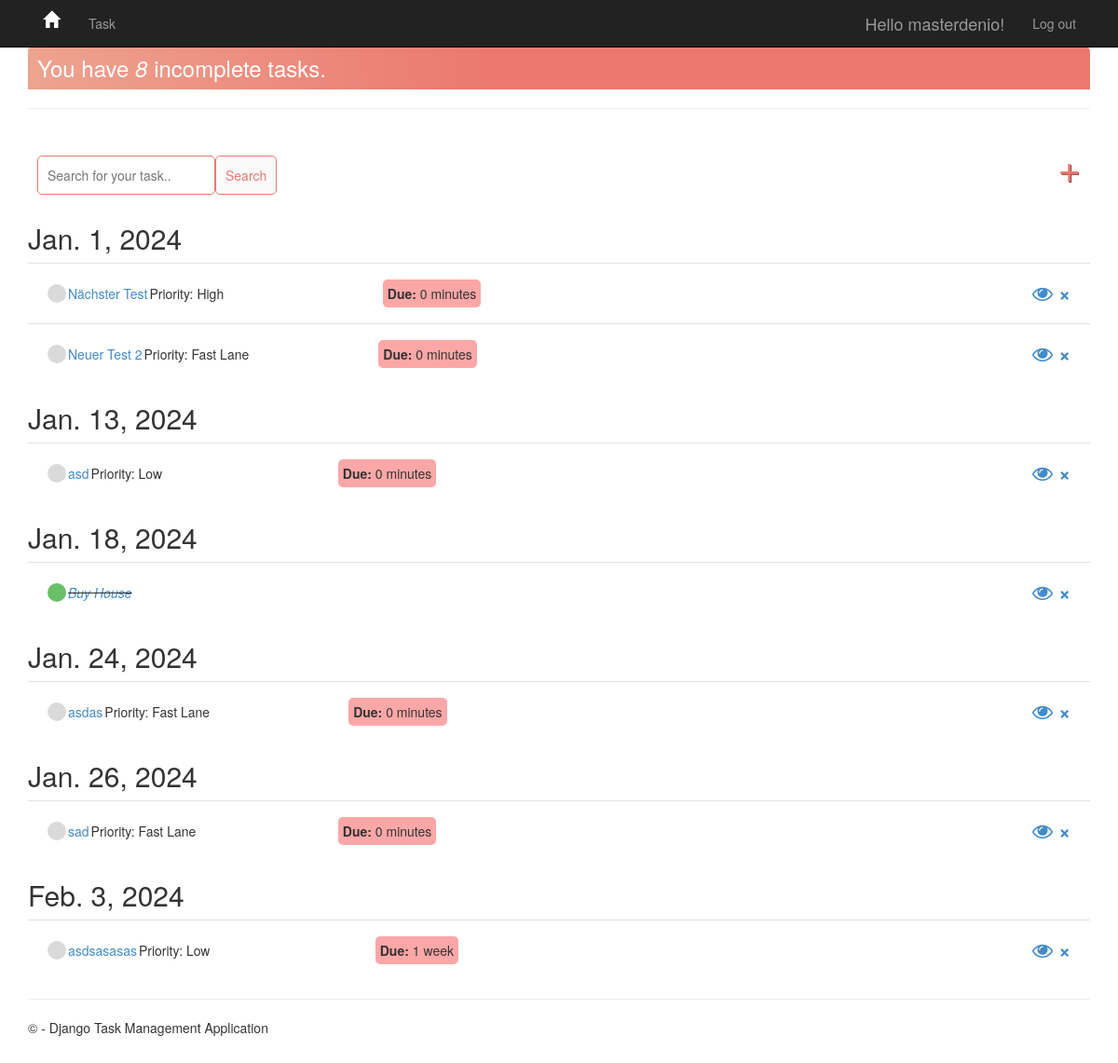
Screenshot of /task/ (signed in) with the database file from the repository.
### app/models.py (models this page shows)
class Task(models.Model):
    PRIORITY_CHOICES = [
        ('L', 'Low'),
        ('M', 'Medium'),
        ('H', 'High'),
        ('F', 'Fast Lane'),
    ]
    due_date = models.DateField(
        auto_now_add=False, auto_now=False, blank=True, null=True)
    user = models.ForeignKey(
        User, on_delete=models.CASCADE, null=True, blank=True)
    title = models.CharField(max_length=200)
    description = models.TextField(null=True, blank=True)
    complete = models.BooleanField(default=False)
    create = models.DateTimeField(auto_now_add=True)
    update = models.DateTimeField(auto_now=True)
    priority = models.CharField(
        max_length=1,
        choices=PRIORITY_CHOICES,
        default='L',
    )
    def __str__(self):
        return self.title
    class Meta:
        ordering = ['complete']

### app/views.py (the view)
# urls.py: path('task/', views.TaskList.as_view(), name='tasks'),
class TaskList(LoginRequiredMixin, ListView):
    model = Task
    context_object_name = 'tasks'
    def get_context_data(self, **kwargs):
        context = super().get_context_data(**kwargs)
        context['tasks'] = context['tasks'].filter(user=self.request.user)
        search_input = self.request.GET.get('search-area') or ''
        if search_input:
            context['tasks'] = context['tasks'].filter(
                title__startswith=search_input)
        context['search_input'] = search_input
        context['count'] = context['tasks'].filter(complete=False).count()
        dates = context['tasks'].dates('due_date', 'day')
        tasks_by_date = {date: context['tasks'].filter(
            due_date=date).order_by('-priority') for date in dates}
        context['tasks_by_date'] = tasks_by_date
        return context
    def get_queryset(self):
        return Task.objects.filter(user=self.request.user).order_by('-due_date', '-priority')

### app/templates/app/task_list.html (shortened to what this page needs)
{% extends 'app/layout.html' %}
{% block content %}
<div class="header-bar">
    <div>
        <h3 style="margin:0">You have <i>{{ count }}</i> incomplete task{{ count|pluralize:"s" }}.</h3>
    </div>
</div>
<hr>
<div id="search-add-wrapper">
    <form method="GET" style="margin-top: 20px; display: flex;">
        <input type="text" name='search-area' value="{{ search_input }}" placeholder="Search for your task.." />
        <input class="button" type="submit" value='Search' />
    </form>
    <a id="add-link" href="{% url 'task-create' %}">&#x2b;</a>
</div>
<div class="task-items-wrapper">
    {% for date, tasks in tasks_by_date.items %}
    <h2>{{ date }}</h2>
    {% for task in tasks %}
    <div class="task-wrapper">
        {% if task.complete %}
        <table>
            <tr>
                <td style="text-align: left;">
                    <div class="task-complete-icon"></div>
                </td>
                <td style="text-align: left; max-width: 20em; white-space: nowrap; overflow: hidden; text-overflow: ellipsis;">
                    <i><s><a href="{% url 'task-update' task.id %}">{{ task }}</a></s></i>
                </td>
                <td style="width: 300px;"></td>
                <td style="width: 300px;"></td>
                <td style="width: 600px; text-align: right;">
                    <div class="delete-link">
                        <a class="fa fa-eye" href="{% url 'task' task.id %}" style="text-decoration: none"></a>
                        <a href="{% url 'task-delete' task.id %}" style="text-decoration: none">&#215;</a>
                    </div>
                </td>
            </tr>
        </table>
        {% else %}
        <table>
            <tr>
                <td style="text-align: left;">
                    <div class="task-incomplete-icon"></div>
                </td>
                <td style="text-align: left; max-width: 20em; white-space: nowrap; overflow: hidden; text-overflow: ellipsis;">
                    <a href="{% url 'task-update' task.id %}">{{ task }}</a>
                </td>
                <td style="width: 300px; text-align: left; word-wrap: break-word;">
                    <span class="task-priority">Priority: {{ task.get_priority_display }}</span>
                </td>
                <td style="width: 300px; text-align: left; word-wrap: break-word;">
                    <span class="timer"><b>Due: </b>{{ task.due_date|timeuntil }}</span>
                </td>
                <td style="width: 600px; text-align: right;">
                    <div class="delete-link">
                        <a class="fa fa-eye" href="{% url 'task' task.id %}" style="text-decoration: none"></a>
                        <a href="{% url 'task-delete' task.id %}" style="text-decoration: none">&#215;</a>
                    </div>
                </td>
            </tr>
        </table>
        {% endif %}
    </div>
    {% endfor %}
    {% empty %}
    <h2>No items in list</h2>
    {% endfor %}
</div>
{% endblock content %}

### app/templates/app/loginpartial.html (shortened to what this page needs)
{% if user.is_authenticated %}
<form id="logoutForm" action="/logout/" method="post" class="navbar-right">
    <ul class="nav navbar-nav navbar-right">
        <li><span class="navbar-brand">Hello {{ user.username }}!</span></li>
        <li><a href="javascript:document.getElementById('logoutForm').submit()">Log out</a></li>
    </ul>
</form>
{% else %}
<ul class="nav navbar-nav navbar-right">
    <li><a href="{% url 'login' %}">Log in</a></li>
    <li><a href="{% url 'signup' %}">Sign up</a></li>
</ul>
{% endif %}

### app/static/app/content/site.css (style rules this page uses)
body { padding-top: 50px; padding-bottom: 20px; }
input, select, textarea { max-width: 280px; }
.task-priority { text-align: right; }

### app/static/app/content/customcss.css (style rules this page uses)
.header-bar { display: flex; justify-content: space-between; color: #fff; padding: 10px; border-radius: 5px 5px 0 0; background: linear-gradient(90deg,#EEA390 0%, #EB796F 43%, #EB796F 100%); }
.task-wrapper { display: flex; align-items: center; justify-content: flex-start; padding: 20px; background-color: #fff; border-top: 1px solid rgb(226, 226, 226); flex-direction: row; flex-wrap: nowrap; }
.task-complete-icon { height: 20px; width: 20px; background-color: rgb(105, 192, 105); border-radius: 50%; }
.task-incomplete-icon { height: 20px; width: 20px; background-color: rgb(218, 218, 218); border-radius: 50%; }
.delete-link { text-decoration: none; font-weight: 900; color: #CF4949; font-size: 22px; line-height: 0; }
#search-add-wrapper { display: flex; justify-content: space-between; align-items: center; padding: 10px; }
#add-link { color: #EB796F; text-decoration: none; font-size: 42px; text-shadow: 1px 1px #81413B; }
input[type=text], input[type=password], textarea { border: 1px solid #EB796F; border-radius: 5px; padding: 10px; width: 90%; }
.button { border: 1px solid #EB796F; background-color: #FAFAFA; color: #EB796F; padding: 10px; font-size: 14px; border-radius: 5px; cursor: pointer; text-decoration: none; }
.timer { background-color: #FCA7A7; border-radius: 5px; padding: 5px; }

### rows the page displays
Task: title "Nächster Test", priority "High", due_date "0 minutes"
Task: title "Neuer Test 2", priority "Fast Lane", due_date "0 minutes"
Task: title "asd", priority "Low", due_date "0 minutes"
Task: title "Buy House"
Task: title "asdas", priority "Fast Lane", due_date "0 minutes"
Task: title "sad", priority "Fast Lane", due_date "0 minutes"
Task: title "asdsasasas", priority "Low", due_date "1 week"

### other values shown
{{ user.username }} "masterdenio"
{{ count }} "8"
{{ date }} "Jan. 1, 2024" "Jan. 13, 2024" "Jan. 18, 2024" "Jan. 24, 2024" "Jan. 26, 2024" "Feb. 3, 2024"
